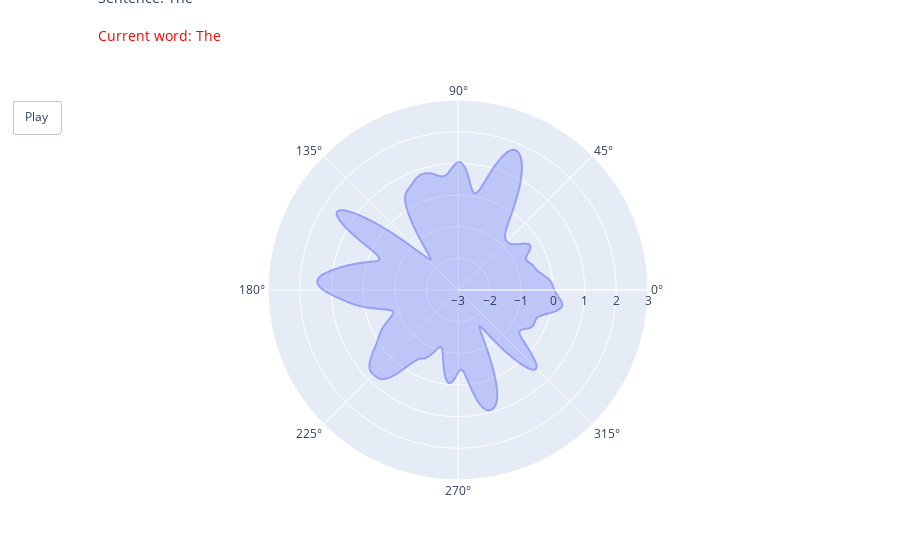

Here is the notebook cell this chart was saved with:
### Markdown cell above
##### Sentences but step by step

### Code cell
def circular_convolution(signal, kernel):
    len_kernel = len(kernel)
    half_kernel = len_kernel // 2
    extended_signal = np.concatenate([signal[-half_kernel:], signal, signal[:half_kernel]]) # Étendre le signal aux deux extrémités pour gérer le cas circulaire
    result = np.convolve(extended_signal, kernel, mode='valid') # Appliquer la convolution standard
    return result

def compute_sentence_representation(text, path, coefs, filter):
    """Compute the word representation after applying coefficient and convolution filter."""
    tokens = tokenizer.tokenize(text)
    ids = tokenizer.convert_tokens_to_ids(tokens)
    emb = model(torch.tensor(ids).unsqueeze(0)).pooler_output[0].detach().numpy()
    word_repr = np.array([emb[dim] * coefs[i] for i, dim in enumerate(path)])
    word_repr = circular_convolution(word_repr, filter)
    return word_repr


# Create the filter
N = 32
filter = [scipy.stats.norm.pdf(3*x/(N+1), 0, 1) for x in range(-N, N+1)]
# fig = px.line(filter)
# fig.show()

# Get the sentence
sentence = "The complex houses married and single soldiers and their families."
words = sentence.split()

# Compute representations for each partial sentence (from 1 word to full sentence)
partial_sentences = [" ".join(words[:i+1]) for i in range(len(words))]
representations = [compute_sentence_representation(s, path, coefs, filter) for s in partial_sentences]

# Create the base figure
fig = go.Figure()

# Add frames for each partial sentence
frames = [go.Frame(
    data=[go.Scatterpolar(r=rep, name=s, fill='toself', opacity=0.60)],
    name=s,
    layout=go.Layout(annotations=[
        dict(text=f"Sentence: {s}", showarrow=False, xref="paper", yref="paper", x=0, y=1.3, font=dict(size=14)),
        dict(text=f"Current word: {words[i]}", showarrow=False, xref="paper", yref="paper", x=0, y=1.2, font=dict(size=14, color="red"))
    ])
) for i, (rep, s) in enumerate(zip(representations, partial_sentences))]
fig.frames = frames

# Set up the animation settings
animation_settings = go.layout.Updatemenu(type="buttons", showactive=False, buttons=[dict(label="Play",
                                          method="animate", args=[None, dict(frame=dict(duration=1000, redraw=True), fromcurrent=True)])])

# Add the initial representation (of the first word) to the base figure
fig.add_trace(go.Scatterpolar(r=representations[0], name=partial_sentences[0], fill='toself', opacity=0.60))

# Add the initial annotations
fig.update_layout(
    annotations=[
        dict(text=f"Sentence: {partial_sentences[0]}", showarrow=False, xref="paper", yref="paper", x=0, y=1.3, font=dict(size=14)),
        dict(text=f"Current word: {words[0]}", showarrow=False, xref="paper", yref="paper", x=0, y=1.2, font=dict(size=14, color="red"))
    ],
    updatemenus=[animation_settings], 
    polar=dict(radialaxis=dict(range=[-3, 3]))
)

fig.show()

### Figure 1 — Plotly figure (JSON) as saved in the notebook; plotly's stock layout.template omitted (floating-point values rounded to 4 significant figures; data arrays with more than 128 entries replaced by an {"elided": "..."} marker saying what was removed)
{"data": [{"fill": "toself", "name": "The", "opacity": 0.6, "r": {"elided": "768 float values"}, "type": "scatterpolar"}], "layout": {"annotations": [{"font": {"size": 14}, "showarrow": false, "text": "Sentence: The", "x": 0, "xref": "paper", "y": 1.3, "yref": "paper"}, {"font": {"color": "red", "size": 14}, "showarrow": false, "text": "Current word: The", "x": 0, "xref": "paper", "y": 1.2, "yref": "paper"}], "polar": {"radialaxis": {"range": [-3, 3]}}, "updatemenus": [{"buttons": [{"args": [null, {"frame": {"duration": 1000, "redraw": true}, "fromcurrent": true}], "label": "Play", "method": "animate"}], "showactive": false, "type": "buttons"}]}}
